Frame 1 (no input): blank canvas, image omitted
Frame 60 (the mouse pressed at the canvas centre just before this capture): blank canvas, image omitted
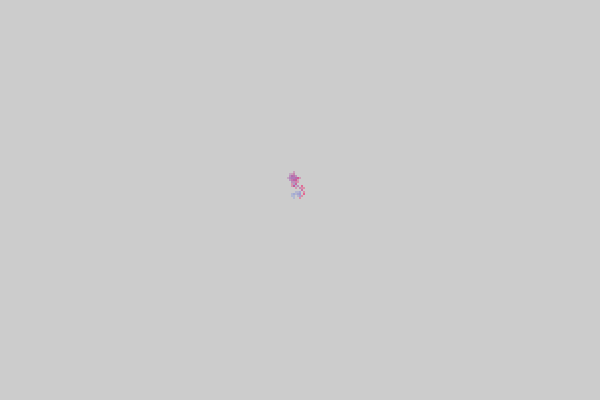
Frame 120 (the mouse held since frame 60 and released just before this capture)

The Processing sketch whose frames 1 and 60 were blank and that drew this single picture after the mouse press (run headless with seeded random() and noise(); from frame 60 on, the mouse is pressed at the canvas centre):

// Processing sketch: radnomWalker
// ── radnomWalker.pde
int x; 
int y;
int sw, swB;
int col, colB, colC;

void setup(){
 size(600, 400);
 x = width/2;
 y = height/2; 
 sw = -1;
 swB = 1;
 col= 249;
 colB = 31;
 colC = 100;
 noStroke();
}

void draw(){
  int stepX = int(random(3))-1;
  int stepY = int(random(3))-1;
  
  x += stepX*2;
  y += stepY*2;
  if(x > width)
    x = width -1;
  else if(x < 0)
    x =0;
  if(y> height)
    y = height -1;
  else if(y < 0)
    y = 0;
  col += sw;
  colB -= sw;
  colC += (swB);
  if(col == 30)
    sw = 1;
  else if(col == 250)
    sw = -1;
  if(colC == 254|| colC == 36)
    swB *= -1;
    
  fill(col, colB, colC, 120);
  //point(x, y);
  ellipse(x,y,2,2);
}
